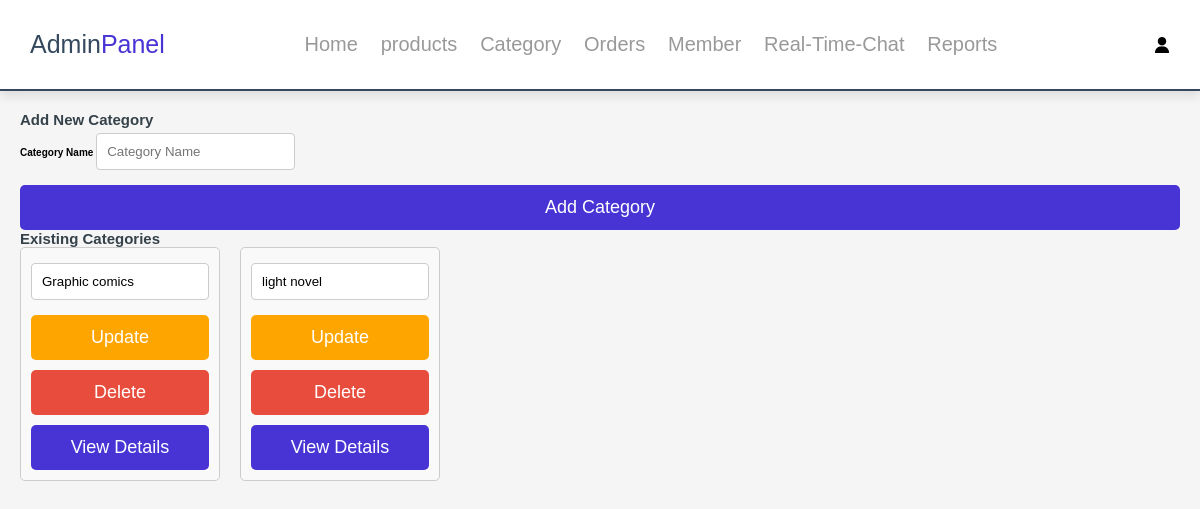
Before: /admin/category.php (signed in) with the older database file.
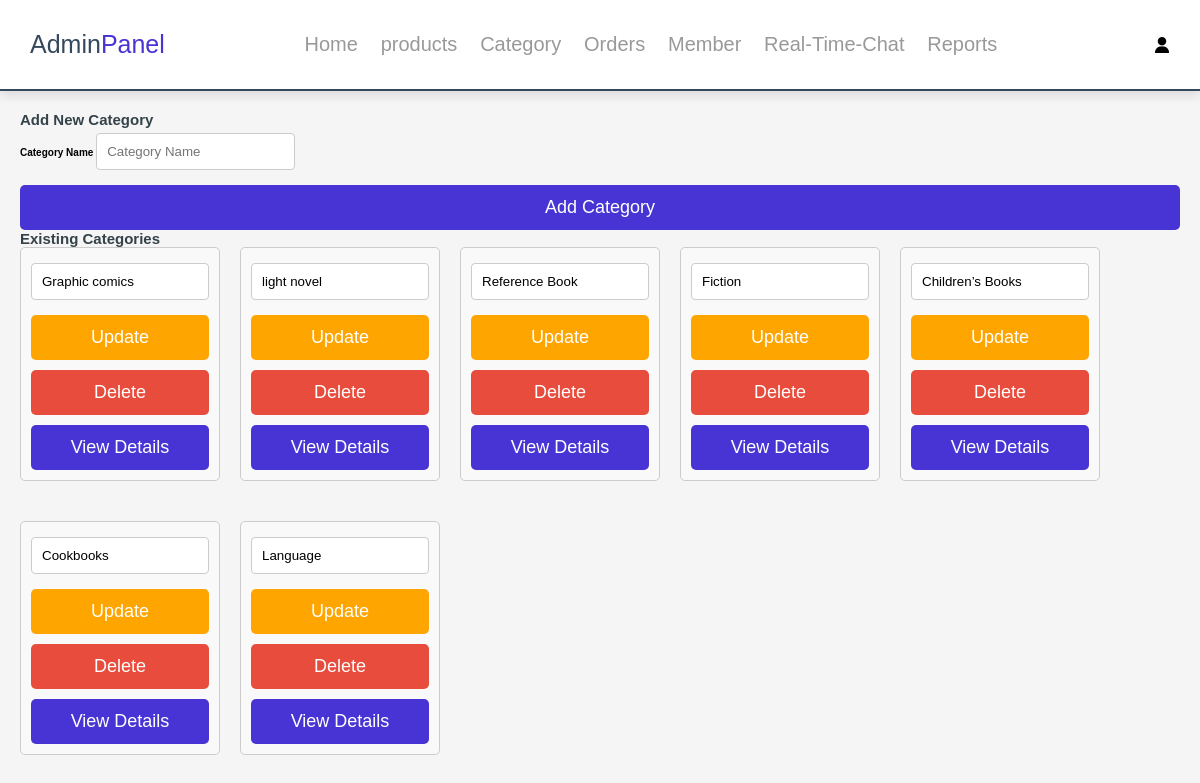
After: the same page with the newer database file.
### tables this page shows
CREATE TABLE `category` (
  `id` int(11) NOT NULL,
  `name` varchar(100) NOT NULL
);

### admin/category.php (the view, shortened to what this page needs)
<?php
include_once '../components/_base.php';
$categories = $_db->query("SELECT * FROM category")->fetchAll(PDO::FETCH_ASSOC);
?>
<!DOCTYPE html>
<html lang="en">
<head>
    <link rel="stylesheet" href="../css/admin_style.css">
    <link rel="stylesheet" href="../css/admin_prod.css">
</head>
<body>
<?php include '../components/admin_header.php' ?>
    <section class="admin-categories">
        <h2>Add New Category</h2>
        <form action="category.php" method="post">
            <div class="form-group">
             <label for="name">Category Name</label>
            <?= html_text('name', 'maxlength="100" placeholder="Category Name" ') ?>
</div>
            <button type="submit" class="btn">Add Category</button>
        </form>
        <h2>Existing Categories</h2>
        <div class="box-container">
    <?php if (count($categories) > 0): ?>
        <?php foreach ($categories as $category): ?>
            <form action="category.php" method="post" class="box">
                <input type="text" name="name" value="<?= encode($category['name']); ?>" >
                <button type="submit" class="edit-btn">Update</button>
                <button type="button" class="btn delete-btn" onclick="openDeleteModal(<?= $category['id']; ?>)">Delete</button>
                <a href="view_category.php?category_id=<?= $category['id']; ?>" class="btn">View Details</a>
            </form>
        <?php endforeach; ?>
    <?php else: ?>
        <p class="empty">No categories added yet!</p>
    <?php endif; ?>
</div>
    </section>
</body>
</html>

Changed rows visible on the page:
added category: name "Reference Book"
added category: name "Fiction"
added category: name "Children’s Books"
added category: name "Cookbooks"
added category: name "Language"
